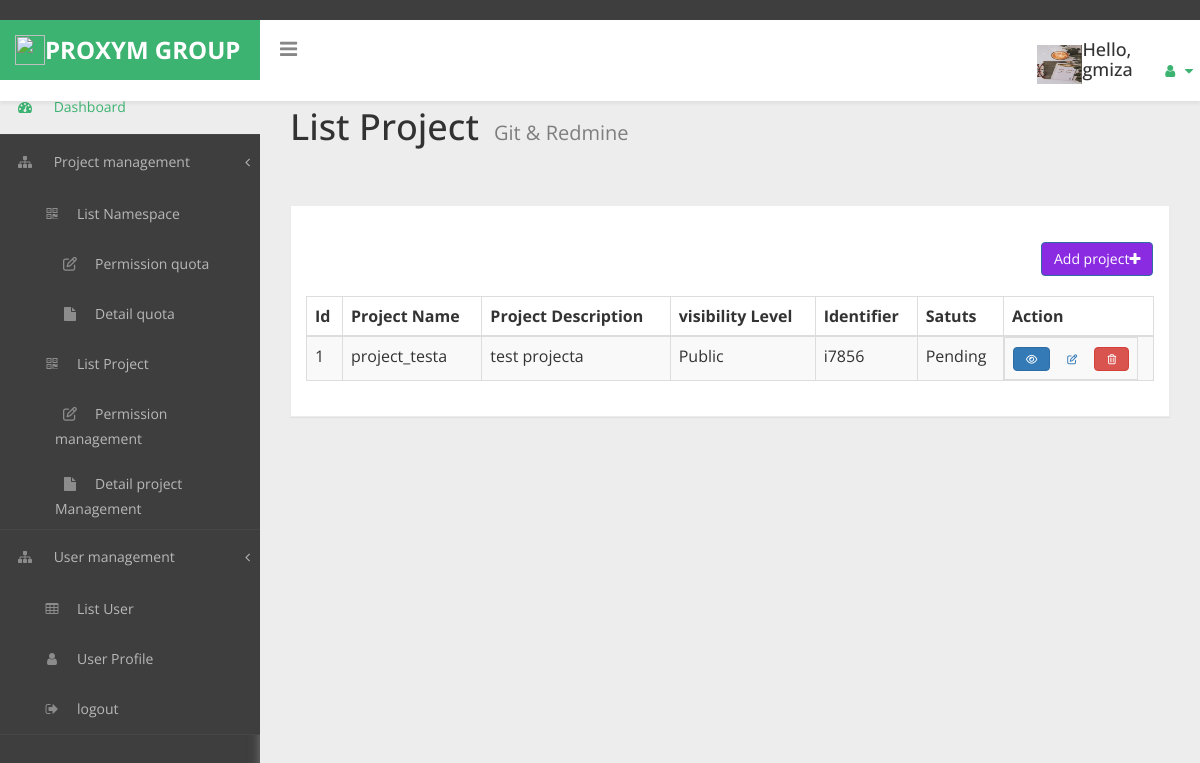
Screenshot of /project/ (signed in) with the database file from the repository.
### users/models.py (models this page shows, shortened)
class Profile(models.Model):
    user = models.OneToOneField(User, on_delete=models.CASCADE,unique=True, primary_key=True, default=None)
    image = models.ImageField(default='default.jpg', upload_to='profile_pics')

### blog/models.py (models this page shows, shortened)
class Post(models.Model):
    id = models.AutoField(primary_key=True)
    Project_name = models.CharField(max_length=100)
    gitlab_id = models.CharField(max_length=100)
    redmine_id = models.CharField(max_length=100)
    Identifiat  = models.CharField(max_length=100)
    gitlab_member = models.CharField(max_length=100)
    project_description = models.TextField()
    Project_URL = models.CharField(max_length=100)
    name_customer = models.CharField(max_length=100)
    date_posted = models.DateTimeField(default=timezone.now)
    expires_at = models.DateTimeField(default=datetime.date.today)
    author = models.ForeignKey(User, on_delete=models.CASCADE,default=123)
    LEVEL = (
        ('Public',  'Public'),
        ('Private', 'Private'),
        ('Internel', 'Internel'),
    )
    visibility_Level = MultiSelectField(choices=LEVEL)
    STATUS = (
                ('Pending', 'Pending'),
                ('Out for delivery', 'Out for delivery'),
                ('Delivered', 'Delivered'),
                )
    status = models.CharField(max_length=200, null=True, choices=STATUS)

### blog/views.py (the view)
# urls.py: path('project/', GetDroplets.as_view(template_name='blog/home.html'), name='blog-home'),
class GetDroplets(TemplateView):
    template_name = 'blog/home.html'
    model = Post
    def get_context_data(self, *args, **kwargs):
        context = {
            'posts':  Post.objects.all(),
        }
        return context

### blog/templates/blog/home.html (shortened to what this page needs)
{% include "blog/index.html" %}
{% load static %}
{% block content %}
{% load crispy_forms_tags %}
    <html>
    <head>
        <link href="{% static 'blog/dataTables.bootstrap.css'%}" rel="stylesheet" />
  </head>
<body>
  <div id="page-wrapper" >
    <div class="header">
          <h1 class="page-header">
                 List Project<small>Git & Redmine</small>
                      </h1>
		</div>
  <div id="page-inner">
    <div class="row">
        <div class="col-md-12">
            <div class="panel panel-default">
                <div class="panel-heading">
                </div>
                <div class="panel-body">
                    <div class="table-responsive">
                      <div class="button">
                        {% if user.is_authenticated %}
  <a class="btn btn-primary badge-pill" style="background-color: #8A2BE2;"href="{% url 'post-create' %}"> Add project<i class="fa fa-plus"></i></a> {% endif %} </div>
                        <table class="table table-striped table-bordered table-hover" id="dataTables-example" >
                            <thead>
                  <tr>
                    <th scope="col">Id</th>
                    <th scope="col">Project Name</th>
                    <th scope="col"> Project Description</th>
                    <th scope="col">visibility Level</th>
                    <th scope="col">Identifier </th>
                    <th scope="col">Satuts</th>
                    <th scope="col">Action</th>
                   </tr>
              </thead>
    <tbody>
      {% for post in posts %}
      <tr>
   <td>{{ post.id }} </td>
   <td>{{ post.Project_name }}</td>
   <td>{{ post.project_description}}</td>
   <td>{{ post.visibility_Level}}</td>
   <td>{{ post.Identifiat}}</td>
   <td>{{ post.status}}</td>
                  <td  style="display:inline-block;">
    {% if user.is_authenticated %}
    <a class="btn btn-primary badge-pill" href="{% url 'post-detail' post.id %}"> <i class="fa fa-eye"style="font-size:10px;display:inline-block;"></i></a>
   <a class="btn btn-secondary badge-pill" href="{% url 'post-update' post.id %}"><i class='far fa-edit'style="font-size:10px"></i></a>
   <a class="btn btn-danger badge-pill"    href ="{% url 'post-delete' post.id %}"> <i class='far fa-trash-alt'style="font-size:10px"></i></a>{% endif %}
</td>
  </tr>
  {% endfor %}
  </tbody>
  </table>
</div>
 </div>
 </div>
 </div>
 </div>
</div>
</div>
</body>
</html>
{% endblock content %}

### blog/templates/blog/index.html (shortened to what this page needs)
﻿{% load static %}
<!DOCTYPE html>
<html xmlns="http://www.w3.org/1999/xhtml">
<head>
    <link href="{% static 'blog/bootstrap.css'%}" rel="stylesheet" />
    <link href= "{% static 'blog/font-awesome.css'%}" rel="stylesheet" />
    <link href="{% static 'blog/morris-0.4.3.min.css'%}" rel="stylesheet" />
    <link href="{% static 'blog/custom-styles.css'%}" rel="stylesheet" />
    <link rel="stylesheet" href="{% static 'blog/cssCharts.css'%}">
    <link rel="stylesheet" href="https://cdnjs.cloudflare.com/ajax/libs/font-awesome/4.7.0/css/font-awesome.min.css">
</head>
<body>
    <div id="wrapper">
        <nav class="navbar navbar-default top-navbar" role="navigation">
            <div class="navbar-header">
                <a class="navbar-brand mr-4" style="background-color: #3CB371;" href="{% url 'blog-home' %}"><img src ="{% static 'image/icon.png' %}" style="float:left; position:relative;width:30px;height:30px;background-color: #3CB371;"> PROXYM GROUP</a>
		<div id="sideNav">
        <i class="fa fa-bars icon"></i>
		</div>
            </div>
            <ul class="nav navbar-top-links navbar-right">
                <li class="dropdown">
                         <img style="float:left; position:relative;
                        margin-top:25px;padding-left:-10px;" width="45" height="40" src="{{ user.profile.image.url }}">
                    <span class="hello-msg"><h4></span>Hello, {{request.user}}</h4>
                    <li class="dropdown">
                        <a class="dropdown-toggle" data-toggle="dropdown"  href="{% url 'profile' %}" >
                            <i class="fa fa-user fa-fw"></i> <i class="fa fa-caret-down"></i>
                        </li>
                        </nav>
                        </div>
        <nav class="navbar-default navbar-side" role="navigation">
            <div class="sidebar-collapse">
                <ul class="nav" id="main-menu">
                    <li>
                        <a class="active-menu" href="{% url 'blog-index' %}"><i class="fa fa-dashboard"></i> Dashboard</a>
                    </li>
                    <li>
                        {% if user.is_authenticated %}
                        <a href="#"><i class="fa fa-sitemap"></i> Project management<span class="fa arrow"></span></a>
                        <ul class="nav nav-second-level">
                            <li>
                                <a href="{% url 'blog-about' %}"><i class="fa fa-qrcode"></i>List Namespace</a></li>
                                <ul class="nav nav-third-level">
                            <li> <a href="{% url 'blog-ajout_quota' %}"><i class="fa fa-edit"></i>Permission quota </a>
                            </li>
                            <ul class="nav nav-second-level">
                                <li>
                                    <a href="{% url 'detail-quota' %}"><i class="fa fa-fw fa-file"></i>Detail quota</a>
                                </li></ul>
                        </ul>
                            <li>
                                <a href="{% url 'blog-home' %}"><i class="fa fa-qrcode"></i>List Project</a></li>
                                <ul class="nav nav-third-level">
                            <li> <a href="{% url 'blog-invite_user' %}"><i class="fa fa-edit"></i>Permission management</a>
                            </li>
                              <ul class="nav nav-second-level">
                            <li>
                                <a href="{% url 'detail' %}"><i class="fa fa-fw fa-file"></i>Detail project Management</a>
                            </li></ul>
                        </ul>
                            </ul>
                        </li>
                        <li>
                            <a href="#"><i class="fa fa-sitemap"></i> User management<span class="fa arrow"></span></a>
                            <ul class="nav nav-second-level">
                                <li>
                                    <a href="{% url 'list' %}"><i class="fa fa-table"></i>List User</a>
                                </li>
                                <li>
                                    <a href="{% url 'profile' %}"><i class="fa fa-user fa-fw"></i>User Profile</a>
                                </li>
                                <li>
                                    <a href="{% url 'logout' %}"><i class="fa fa-sign-out fa-fw"></i>logout</a>
                                </li>
                                {% else %}
                                <li>  <a class="nav-item nav-link" href="{% url 'login' %}"><i class="fa fa-fw fa-user"></i>Login</a></li>
                                </ul>
                                {% endif %}
                            </li>
                          </ul></div></nav>
</body>
</html>

### blog/static/blog/custom-styles.css (style rules this page uses)
body { font-family: 'Open Sans', sans-serif; background: #3E3E3E; }
#wrapper { width: 100%; }
#page-wrapper { padding: 15px 15px; min-height: 600px; background: #EDEDED; }
#page-inner { width:100%; margin:10px 20px 10px 0px; background-color:transparent; padding: 15px 30px; min-height:1200px; }
h1, .h1, h2, .h2, h3, .h3 { margin-top: 7px; margin-bottom: -5px; }
h4 { padding-top:10px; }
.navbar-side { z-index: 0; }
.panel { border-radius:0px; }
.navbar-side .nav > li > a > i { color: #8C8C8C;padding: 8px;width: 30px;text-align: center; }
.top-navbar { position: fixed; width: 100%; z-index: 300; -webkit-box-shadow: 0 3px 3px rgba(0, 0, 0, 0.05); -moz-box-shadow: 0 3px 3px rgba(0, 0, 0, 0.05); box-shadow: 0 3px 3px rgba(0, 0, 0, 0.05); }
.navbar-side { z-index: 1; position: fixed; width: 260px; top: 80px; }
#page-wrapper { position: relative; top: 55px; box-shadow: 0 0 10px #757575; -moz-box-shadow: 0 0 10px #757575; -webkit-box-shadow: 0 0 10px #757575; }
.dropdown-menu>li>a { display: block; padding: 3px 20px; clear: both; font-weight: 400; line-height: 1.42857143; color: #333; white-space: nowrap; font-size: 13px; }
.page-header { margin: 0;border-bottom: 1px solid transparent;text-align: left;background-color: rgb(237, 237, 237);padding: 32px 22px 32px 0;color: #323232; }
.panel-default { border-color: #ECECEC; }
.panel-default > .panel-heading { color: #555; border-color: #FFF; font-weight:bold;background: #FFFFFF; font-size: 16px; text-shadow: none; }
.panel-heading { border-bottom: 1px solid transparent; border-top-left-radius: 3px; border-top-right-radius: 3px; }
.header { margin: 0 30px; }
h1.page-header small { color: #7E7E7E; margin-left: 15px; font-size: 20px; }
i.fa.fa-bars { font-size: 20px; margin: 12px 0 0; }
.top-navbar { margin:0px; }
.top-navbar .navbar-brand { color: #fff;width: 260px;text-align: left;height: 60px;font-size: 24px;font-weight: 700;line-height: 30px;background: #3CB371; }
.top-navbar .nav > li { position: relative; display: inline-block; margin: 0px; padding: 0px; }
.top-navbar .nav > li > a { position: relative; display: block; padding: 20px;color: #FFFFFF; margin: 0px; }
.active-menu, .active-menu i { background-color: #EDEDED !important; color: #3CB371 !important; }
.active-menu i { color: #3CB371 !important; }
.arrow { float: right; margin-top: 8px; }
.fa.arrow:before { content: "\f104"; }
.nav-second-level li, .nav-third-level li { border-bottom: none !important; }
.nav-second-level li a { padding-left: 37px; }
.nav-third-level li a { padding-left: 55px; }
.sidebar-collapse , .sidebar-collapse .nav { background:none; }
.sidebar-collapse .nav { padding:0; }
.sidebar-collapse .nav > li > a { color: #B8B8B8; background:transparent; text-shadow:none; font-size: 14px; }
.sidebar-collapse > .nav > li > a { padding: 12px 10px; }
.sidebar-collapse > .nav > li { border-bottom: 1px solid rgba(107, 108, 109, 0.19); }
.navbar-side { border:none; background: #3E3E3E; }
.top-navbar { background: #FFFFFF; border-bottom:none; }
.top-navbar .nav > li > a > i { margin-right: 2px; }
.navbar-default { border:0px solid black; }
.navbar-header { background: transparent; }
.nav > li > a > i { margin-right:10px; color: #3CB371; }
#sideNav { float: left; left: 0; z-index: 3; color: #868686; cursor:pointer; border-radius: 0; width: 14px; font-size: 48px; line-height: 0; margin: 7px 0 0 20px; }
@media (min-width:768px) { #page-wrapper { margin: 0 0 0 260px; padding: 0; min-height: 1200px; } }
@media (min-width:768px) { .navbar-side { width: 260px; z-index: 1; } }
@media (min-width:768px) { .navbar { border-radius: 0px; } }

### blog/templates/blog/home.html (style rules this page uses)
.button { margin-left: 735px; margin-bottom: 20px; }

### rows the page displays
Post: id "1", Project_name "project_testa", project_description "test projecta", visibility_Level "Public", Identifiat "i7856", status "Pending"

### other values shown
{{ request.user }} "gmiza"
